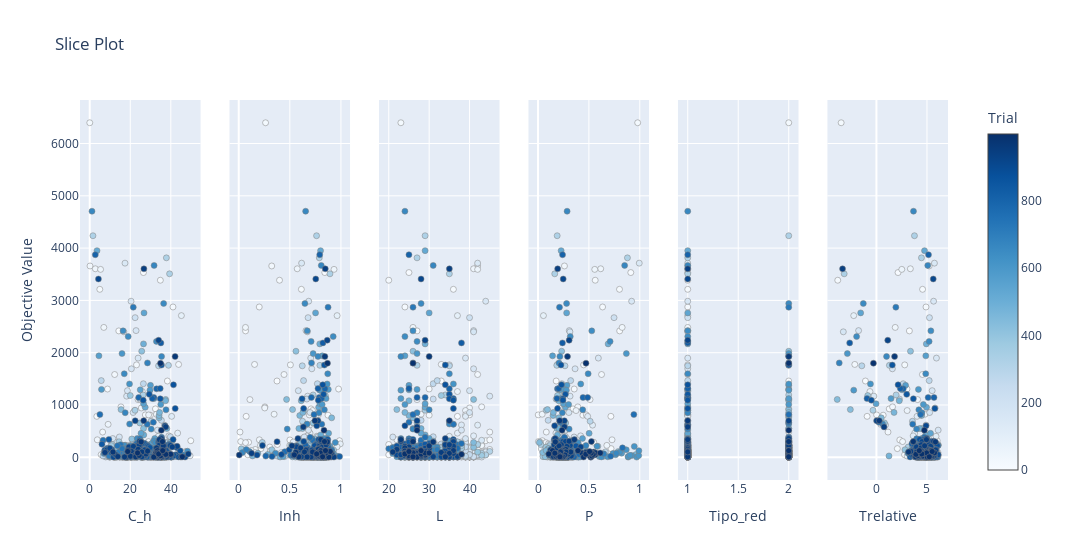

Notebook code cell kept with this figure:
### Code cell
optuna.visualization.plot_slice(study)

### Figure 1 — Plotly figure (JSON) as saved in the notebook; plotly's stock layout.template omitted (floating-point values rounded to 4 significant figures; data arrays with more than 128 entries replaced by an {"elided": "..."} marker saying what was removed)
{"data": [{"marker": {"color": {"elided": "1000 int values"}, "colorbar": {"title": {"text": "Trial"}, "x": 1, "xpad": 40}, "colorscale": [[0, "rgb(247,251,255)"], [0.125, "rgb(222,235,247)"], [0.25, "rgb(198,219,239)"], [0.375, "rgb(158,202,225)"], [0.5, "rgb(107,174,214)"], [0.625, "rgb(66,146,198)"], [0.75, "rgb(33,113,181)"], [0.875, "rgb(8,81,156)"], [1, "rgb(8,48,107)"]], "line": {"color": "Grey", "width": 0.5}, "showscale": true}, "mode": "markers", "name": "Feasible Trial", "showlegend": false, "type": "scatter", "x": {"elided": "1000 float values"}, "xaxis": "x", "y": {"elided": "1000 float values"}, "yaxis": "y"}, {"marker": {"color": {"elided": "1000 int values"}, "colorbar": {"title": {"text": "Trial"}, "x": 1, "xpad": 40}, "colorscale": [[0, "rgb(247,251,255)"], [0.125, "rgb(222,235,247)"], [0.25, "rgb(198,219,239)"], [0.375, "rgb(158,202,225)"], [0.5, "rgb(107,174,214)"], [0.625, "rgb(66,146,198)"], [0.75, "rgb(33,113,181)"], [0.875, "rgb(8,81,156)"], [1, "rgb(8,48,107)"]], "line": {"color": "Grey", "width": 0.5}, "showscale": false}, "mode": "markers", "name": "Feasible Trial", "showlegend": false, "type": "scatter", "x": {"elided": "1000 float values"}, "xaxis": "x2", "y": {"elided": "1000 float values"}, "yaxis": "y2"}, {"marker": {"color": {"elided": "1000 int values"}, "colorbar": {"title": {"text": "Trial"}, "x": 1, "xpad": 40}, "colorscale": [[0, "rgb(247,251,255)"], [0.125, "rgb(222,235,247)"], [0.25, "rgb(198,219,239)"], [0.375, "rgb(158,202,225)"], [0.5, "rgb(107,174,214)"], [0.625, "rgb(66,146,198)"], [0.75, "rgb(33,113,181)"], [0.875, "rgb(8,81,156)"], [1, "rgb(8,48,107)"]], "line": {"color": "Grey", "width": 0.5}, "showscale": false}, "mode": "markers", "name": "Feasible Trial", "showlegend": false, "type": "scatter", "x": {"elided": "1000 int values"}, "xaxis": "x3", "y": {"elided": "1000 float values"}, "yaxis": "y3"}, {"marker": {"color": {"elided": "1000 int values"}, "colorbar": {"title": {"text": "Trial"}, "x": 1, "xpad": 40}, "colorscale": [[0, "rgb(247,251,255)"], [0.125, "rgb(222,235,247)"], [0.25, "rgb(198,219,239)"], [0.375, "rgb(158,202,225)"], [0.5, "rgb(107,174,214)"], [0.625, "rgb(66,146,198)"], [0.75, "rgb(33,113,181)"], [0.875, "rgb(8,81,156)"], [1, "rgb(8,48,107)"]], "line": {"color": "Grey", "width": 0.5}, "showscale": false}, "mode": "markers", "name": "Feasible Trial", "showlegend": false, "type": "scatter", "x": {"elided": "1000 float values"}, "xaxis": "x4", "y": {"elided": "1000 float values"}, "yaxis": "y4"}, {"marker": {"color": {"elided": "1000 int values"}, "colorbar": {"title": {"text": "Trial"}, "x": 1, "xpad": 40}, "colorscale": [[0, "rgb(247,251,255)"], [0.125, "rgb(222,235,247)"], [0.25, "rgb(198,219,239)"], [0.375, "rgb(158,202,225)"], [0.5, "rgb(107,174,214)"], [0.625, "rgb(66,146,198)"], [0.75, "rgb(33,113,181)"], [0.875, "rgb(8,81,156)"], [1, "rgb(8,48,107)"]], "line": {"color": "Grey", "width": 0.5}, "showscale": false}, "mode": "markers", "name": "Feasible Trial", "showlegend": false, "type": "scatter", "x": {"elided": "1000 int values"}, "xaxis": "x5", "y": {"elided": "1000 float values"}, "yaxis": "y5"}, {"marker": {"color": {"elided": "1000 int values"}, "colorbar": {"title": {"text": "Trial"}, "x": 1, "xpad": 40}, "colorscale": [[0, "rgb(247,251,255)"], [0.125, "rgb(222,235,247)"], [0.25, "rgb(198,219,239)"], [0.375, "rgb(158,202,225)"], [0.5, "rgb(107,174,214)"], [0.625, "rgb(66,146,198)"], [0.75, "rgb(33,113,181)"], [0.875, "rgb(8,81,156)"], [1, "rgb(8,48,107)"]], "line": {"color": "Grey", "width": 0.5}, "showscale": false}, "mode": "markers", "name": "Feasible Trial", "showlegend": false, "type": "scatter", "x": {"elided": "1000 float values"}, "xaxis": "x6", "y": {"elided": "1000 float values"}, "yaxis": "y6"}], "layout": {"title": {"text": "Slice Plot"}, "width": 1800, "xaxis": {"anchor": "y", "domain": [0, 0.1389], "title": {"text": "C_h"}}, "xaxis2": {"anchor": "y2", "domain": [0.1722, 0.3111], "title": {"text": "Inh"}}, "xaxis3": {"anchor": "y3", "domain": [0.3444, 0.4833], "title": {"text": "L"}}, "xaxis4": {"anchor": "y4", "domain": [0.5167, 0.6556], "title": {"text": "P"}}, "xaxis5": {"anchor": "y5", "domain": [0.6889, 0.8278], "title": {"text": "Tipo_red"}}, "xaxis6": {"anchor": "y6", "domain": [0.8611, 1], "title": {"text": "Trelative"}}, "yaxis": {"anchor": "x", "domain": [0, 1], "title": {"text": "Objective Value"}}, "yaxis2": {"anchor": "x2", "domain": [0, 1], "matches": "y", "showticklabels": false}, "yaxis3": {"anchor": "x3", "domain": [0, 1], "matches": "y", "showticklabels": false}, "yaxis4": {"anchor": "x4", "domain": [0, 1], "matches": "y", "showticklabels": false}, "yaxis5": {"anchor": "x5", "domain": [0, 1], "matches": "y", "showticklabels": false}, "yaxis6": {"anchor": "x6", "domain": [0, 1], "matches": "y", "showticklabels": false}}}
